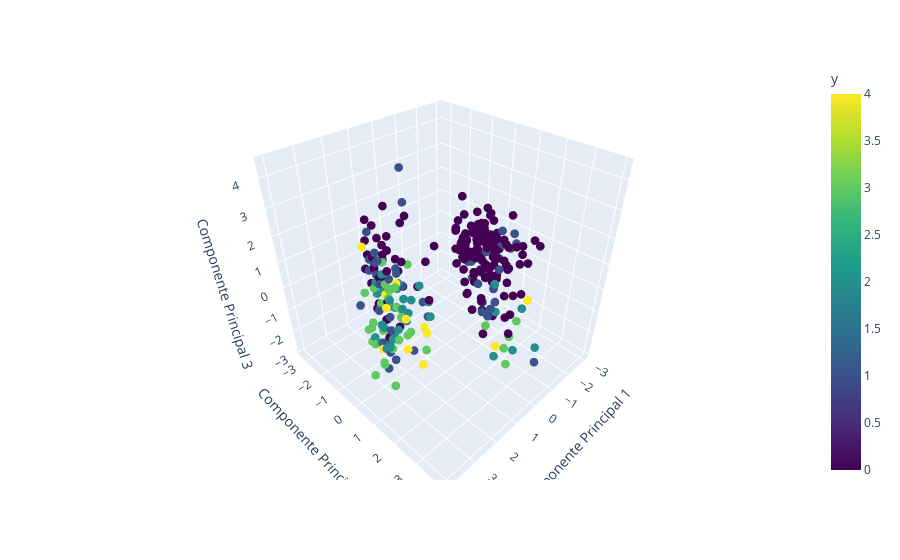

Notebook code for this chart:
### Code cell
fig = px.scatter_3d(
    pca_df, 
    x='PC1', 
    y='PC2', 
    z='PC3', 
    color='y',
    color_continuous_scale='Viridis'
)

fig.update_traces(marker=dict(size=3))

fig.update_layout(
    scene=dict(
        xaxis_title='Componente Principal 1',
        yaxis_title='Componente Principal 2',
        zaxis_title='Componente Principal 3'
    )
)

fig.show()

### Figure 1 — Plotly figure (JSON) as saved in the notebook; plotly's stock layout.template omitted (floating-point values rounded to 4 significant figures; data arrays with more than 128 entries replaced by an {"elided": "..."} marker saying what was removed)
{"data": [{"hovertemplate": "PC1=%{x}<br>PC2=%{y}<br>PC3=%{z}<br>y=%{marker.color}<extra></extra>", "legendgroup": "", "marker": {"color": {"elided": "303 int values"}, "coloraxis": "coloraxis", "size": 3, "symbol": "circle"}, "mode": "markers", "name": "", "scene": "scene", "showlegend": false, "type": "scatter3d", "x": {"elided": "303 float values"}, "y": {"elided": "303 float values"}, "z": {"elided": "303 float values"}}], "layout": {"coloraxis": {"colorbar": {"title": {"text": "y"}}, "colorscale": [[0, "#440154"], [0.1111, "#482878"], [0.2222, "#3e4989"], [0.3333, "#31688e"], [0.4444, "#26828e"], [0.5556, "#1f9e89"], [0.6667, "#35b779"], [0.7778, "#6ece58"], [0.8889, "#b5de2b"], [1, "#fde725"]]}, "legend": {"tracegroupgap": 0}, "margin": {"t": 60}, "scene": {"domain": {"x": [0, 1], "y": [0, 1]}, "xaxis": {"title": {"text": "Componente Principal 1"}}, "yaxis": {"title": {"text": "Componente Principal 2"}}, "zaxis": {"title": {"text": "Componente Principal 3"}}}}}
